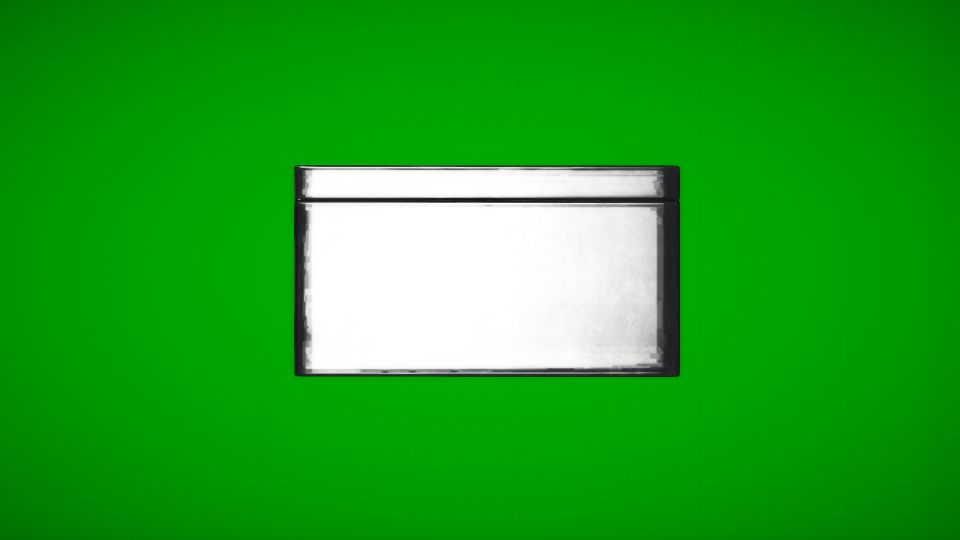
#> input picture scripts/tools/input/hei_prop_heist_deposit_box.png, 1920 x 1080 px (shown at 1/2 size); its folder holds only this picture in this run
$ python cleanup-green.py
#> lines starting #> are read from the running program, lines starting #| are printed output that depends on the picture; after the words box and inside, x2 and y2 are one past the last pixel; in counts of white or black regions, pixels touching at a corner belong together
from PIL import Image
import os
from io import BytesIO
import numpy as np

def selective_green_cleanup(image_bytes, green_threshold=214, green_dominance=50, green_range=30, white_threshold=240, brightness_threshold=200):
#> called with green_threshold = 214, green_dominance = 50, green_range = 30, white_threshold = 240, brightness_threshold = 200
  img = Image.open(BytesIO(image_bytes)).convert("RGBA")
  np_img = np.array(img)

  r, g, b, a = np_img[..., 0], np_img[..., 1], np_img[..., 2], np_img[..., 3]
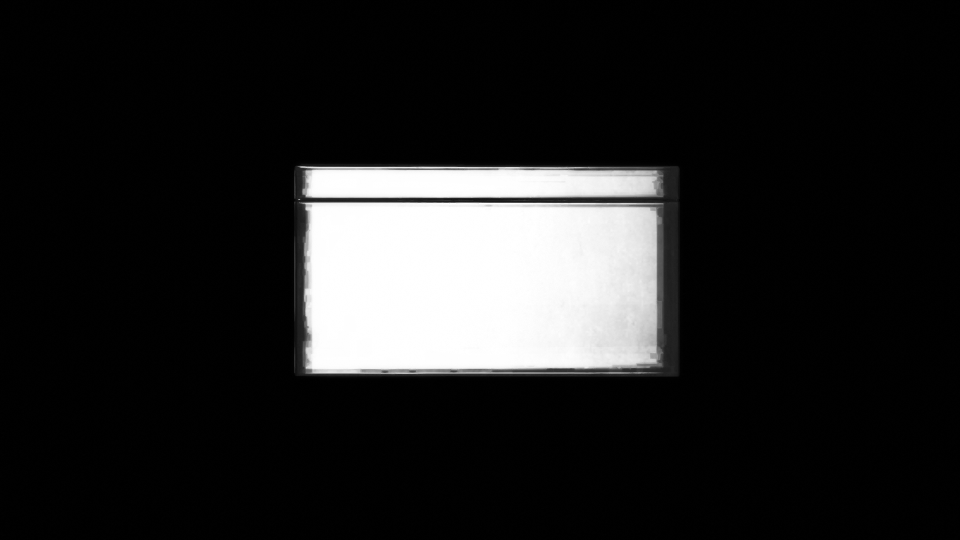
#> r: shape (1080, 1920) (shown at 1/2 size); min 0, max 255, mean 34.2
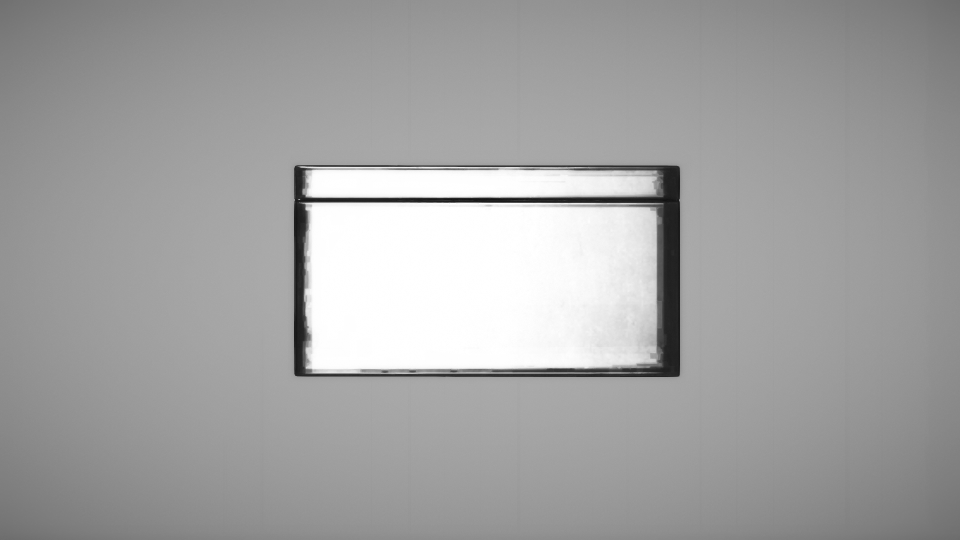
#> g: shape (1080, 1920) (shown at 1/2 size); min 11, max 255, mean 162.4
#> a: shape (1080, 1920); every value is 255

  # Define the range of green shades (e.g., from #02C702 or similar)
  green_min = green_threshold - green_range
  green_max = green_threshold + green_range

  # Identify greenish pixels (green >= green_threshold, within green_min/green_max range)
  greenish_background = (
    (g >= green_min) &  # Green value within range
    (g <= green_max) &  # Green value within range
    (g > r + green_dominance) &  # Green should be dominant over red
    (g > b + green_dominance)  # Green should be dominant over blue
  )
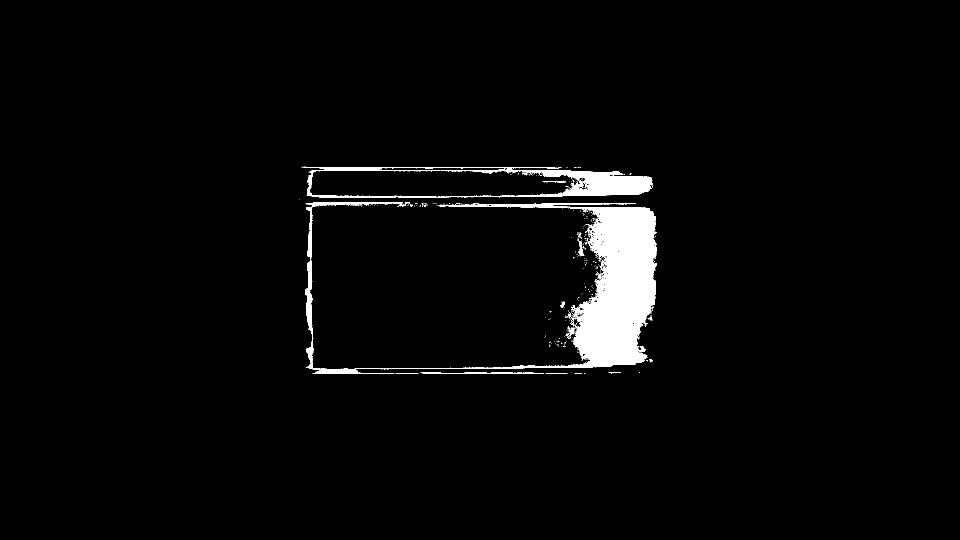
#> greenish_background: shape (1080, 1920) bool (shown at 1/2 size); 2.8% white; 334 white regions (317 under 20 px), largest, box (x1, y1, x2, y2) and area: (611, 405, 1313, 747) 45236, (613, 339, 1306, 395) 10144, (605, 333, 1123, 337) 1038

  # Avoid removing white or near-white pixels (not removing neutral pixels)
  white_pixels = (
    (r >= white_threshold) &
    (g >= white_threshold) &
    (b >= white_threshold)
  )
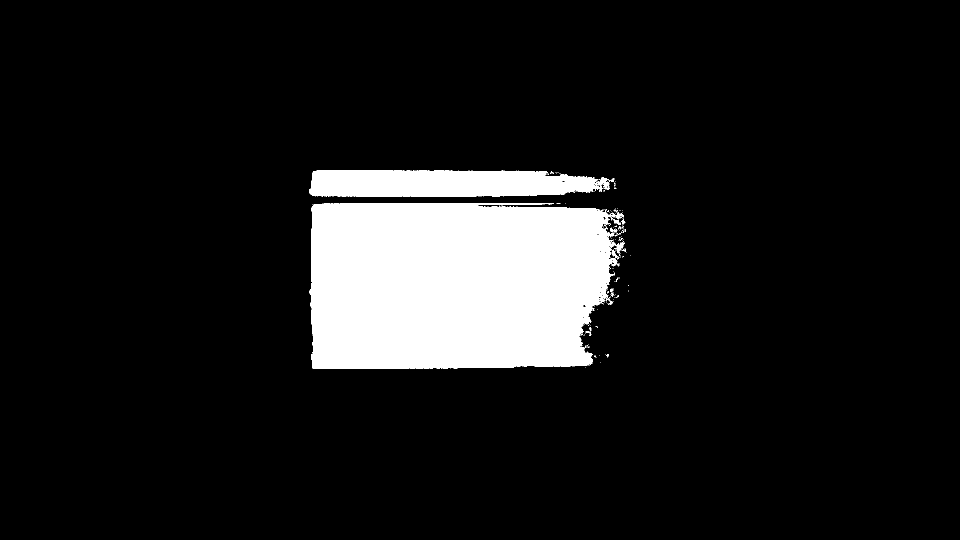
#> white_pixels: shape (1080, 1920) bool (shown at 1/2 size); 10.5% white; 167 white regions (154 under 20 px), largest, box (x1, y1, x2, y2) and area: (619, 406, 1249, 738) 188246, (618, 340, 1220, 394) 27561, (1231, 425, 1248, 438) 102

  # Check for overly bright pixels that are not green, and exclude them (like whites, grays, etc.)
  bright_pixels = (
    (r + g + b) > (brightness_threshold * 3)  # Sum of RGB exceeds brightness threshold
  )
#> bright_pixels: shape (1080, 1920) bool; every value is 0

  # Combine the greenish background mask and exclude white/bright pixels
  mask = greenish_background & ~white_pixels & ~bright_pixels
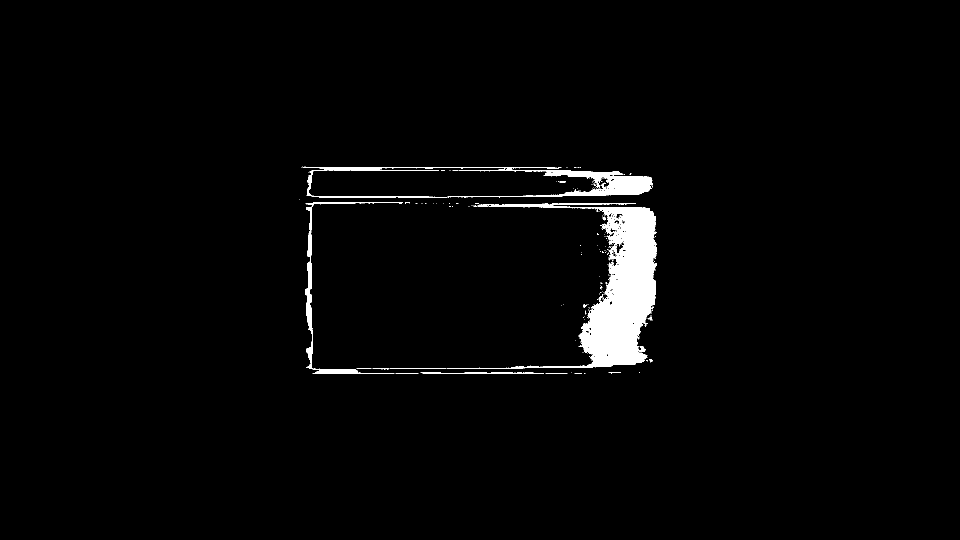
#> mask: shape (1080, 1920) bool (shown at 1/2 size); 2.2% white; 191 white regions (174 under 20 px), largest, box (x1, y1, x2, y2) and area: (901, 406, 1313, 738) 32689, (895, 339, 1306, 395) 6275, (611, 405, 806, 747) 3231

  # Set identified pixels to transparent, excluding white/bright pixels
  np_img[mask] = [0, 0, 0, 0]
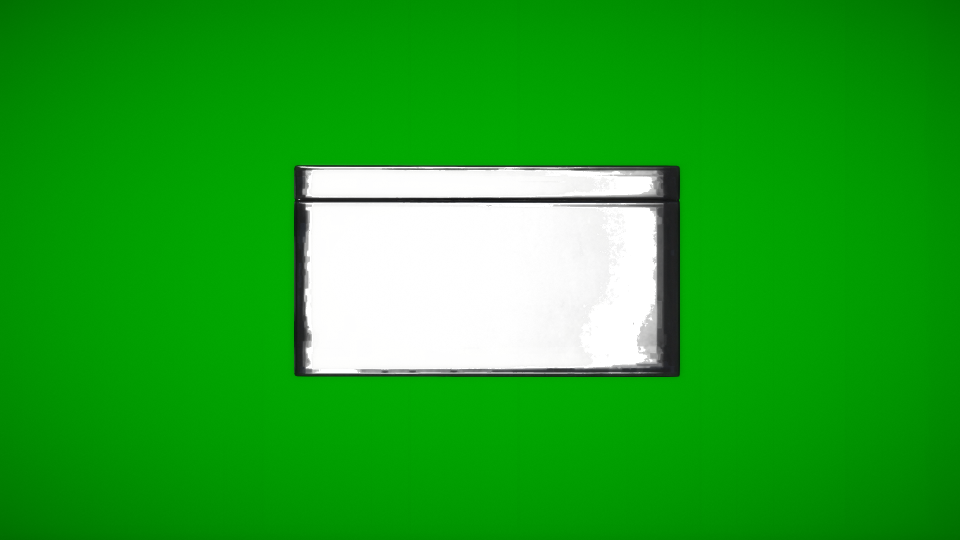
#> np_img: shape (1080, 1920, 4) (shown at 1/2 size); mean R, G, B, A 29.2, 157.3, 29.2, 249.4; transparent parts drawn white

  # Re-create the cleaned image
  cleaned = Image.fromarray(np_img, mode="RGBA")
  buffer = BytesIO()
  cleaned.save(buffer, format="PNG")
  return buffer.getvalue()

def process_all_images(input_folder, output_folder, green_threshold=214, green_dominance=50, green_range=30, white_threshold=240, brightness_threshold=200):
  """Process all images in the input folder and save them to the output folder"""
  # Create output folder if it doesn't exist
  if not os.path.exists(output_folder):
    os.makedirs(output_folder)

  # Count for statistics
  processed = 0
  errors = 0

  # Process each image in the input folder
  for filename in os.listdir(input_folder):
    if filename.lower().endswith(('.png', '.jpg', '.jpeg')):
      input_path = os.path.join(input_folder, filename)

      # Read the image from file
      with open(input_path, 'rb') as img_file:
        image_bytes = img_file.read()

      # Process the image
      cleaned_image_bytes = selective_green_cleanup(image_bytes, green_threshold, green_dominance, green_range, white_threshold, brightness_threshold)

      # Save the cleaned image to the output directory
      base_name = os.path.splitext(filename)[0]
      output_path = os.path.join(output_folder, f"{base_name}.png")

      try:
        with open(output_path, 'wb') as output_file:
          output_file.write(cleaned_image_bytes)
        processed += 1
      except Exception as e:
        print(f"Error processing {input_path}: {e}")
        errors += 1

  print(f"Processing complete: {processed} images processed, {errors} errors")

# Paths to input and output directories
input_folder = "./input"
output_folder = "./output"

# Run the batch processing
if __name__ == "__main__":
  process_all_images(input_folder, output_folder)

$ run again, on scripts/tools/input/prop_cs_hand_radio.png
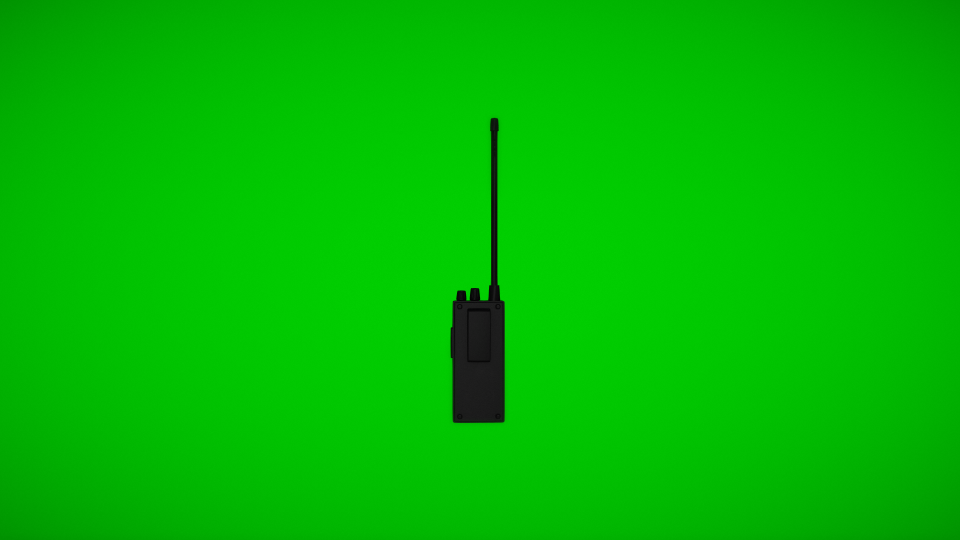
#> input picture scripts/tools/input/prop_cs_hand_radio.png, 1920 x 1080 px (shown at 1/2 size)
#> a: shape (1080, 1920); every value is 255
#> in selective_green_cleanup, `greenish_background = ( (g >= green_min) &`:
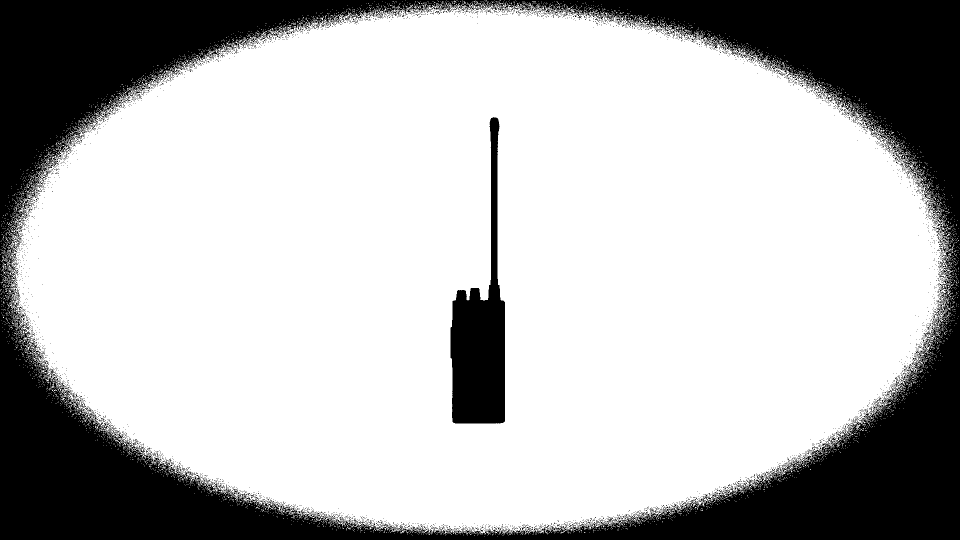
#> greenish_background: shape (1080, 1920) bool (shown at 1/2 size); 73.1% white; 3339 black regions (3309 under 20 px), largest, box (x1, y1, x2, y2) and area: (0, 0, 1920, 1080) 515838, (901, 234, 1010, 847) 32298, (1865, 607, 1886, 636) 128
#> white_pixels: shape (1080, 1920) bool; every value is 0
#> in selective_green_cleanup, `np_img[mask] = [0, 0, 0, 0]`:
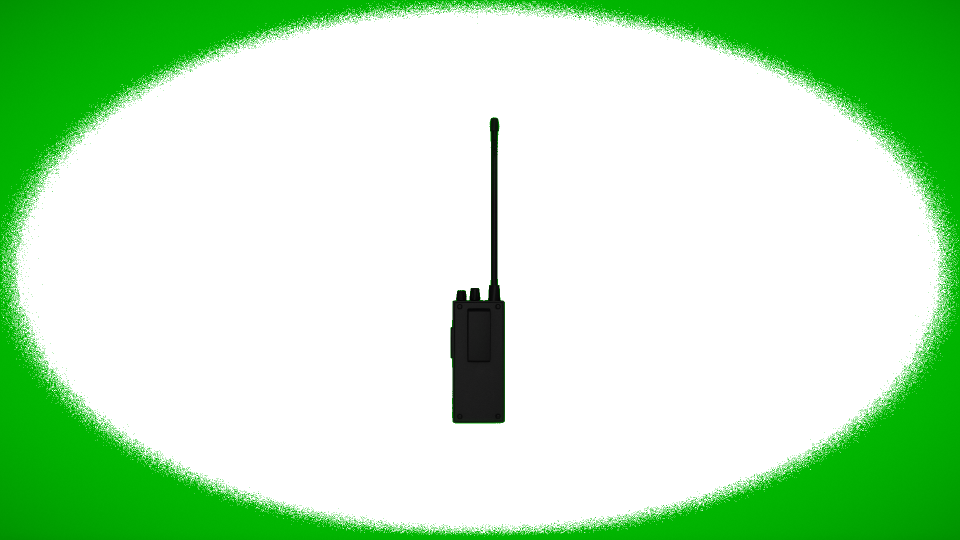
#> np_img: shape (1080, 1920, 4) (shown at 1/2 size); mean R, G, B, A 0.5, 44.6, 0.5, 68.5; transparent parts drawn white
